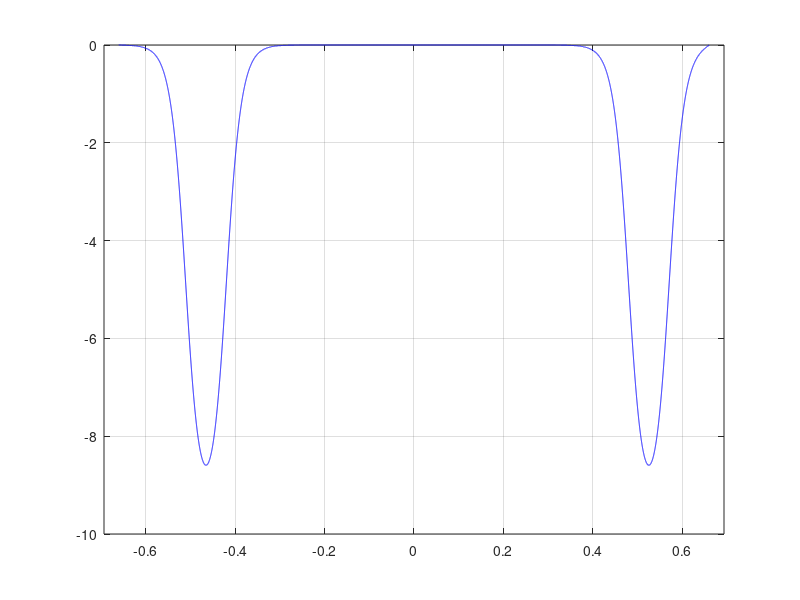

The MATLAB source for this figure:
% February 2014 ELTRAP electrostatic potential

% enter electrode potentials [V]
% prompt is a cell array containing strings
% (which will be the labels of each input box)
prompt={'SH','C8','C7','C6','S4','C5','S2','C4','S8','C2','C1','GND'};
% assign default values (optional, but possibly saves time)
default={'0','-10','0','0','0','0','0','0','0','0','-10','0'};
%dialogue title
dlgtitle = 'Electrode voltages';
% answer will contain the inputs in string format
answer=inputdlg(prompt,dlgtitle,[1 50],default);
% convert values from strings to numbers (voltages)
v(1)=str2num(answer{1});
v(2)=str2num(answer{2});
v(3)=str2num(answer{3});
v(4)=str2num(answer{4});
v(5)=str2num(answer{5});
v(6)=str2num(answer{6});
v(7)=str2num(answer{7});
v(8)=str2num(answer{8});
v(9)=str2num(answer{9});
v(10)=str2num(answer{10});
v(11)=str2num(answer{11});
v(12)=str2num(answer{12});

% enter radial position for V calculation and plot color
prompt1={'Radial position','Plot color'};
default1={'0.000','b'};
answer1=inputdlg(prompt1,'Plot parameters',1,default1);
% save values
r=str2num(answer1{1});

% lengths - inner electrodes shortened 1 mm for the gaps
z(1)=0; z(2)=z(1)+149.5e-3;             % SH
z(3)=z(2)+1e-3; z(4)=z(3)+89e-3;        % C8
z(5)=z(4)+1e-3; z(6)=z(5)+89e-3;        % C7
z(7)=z(6)+1e-3; z(8)=z(7)+89e-3;        % C6
z(9)=z(8)+1e-3; z(10)=z(9)+149e-3;      % S4
z(11)=z(10)+1e-3; z(12)=z(11)+89e-3;    % C5
z(13)=z(12)+1e-3; z(14)=z(13)+149e-3;   % S2
z(15)=z(14)+1e-3; z(16)=z(15)+89e-3;    % C4
z(17)=z(16)+1e-3; z(18)=z(17)+149e-3;   % S8
z(19)=z(18)+1e-3; z(20)=z(19)+89e-3;    % C2
z(21)=z(20)+1e-3; z(22)=z(21)+89e-3;    % C1
z(23)=z(22)+1e-3; z(24)=z(23)+89.5e-3;  % GND


N=12; % number of electrodes
Nmax=3000; % truncation of the series
pace=.5e-4;
zx=z(1):pace:z(24);
L=z(24);
Rw=0.045;
%r=0.042;

term1=0;
phi=zeros(1,length(zx));

for n=1:Nmax
    kn=n*pi/L;
    kn2=kn^2;
    term1=(v(1)*cos(kn*z(1))-v(N)*cos(kn*z(2*N)))/kn;
    term2=0;
    
    for i=1:N-1
        term2=term2+((v(i+1)-v(i))/(z(2*i+1)-z(2*i))*(sin(kn*z(2*i+1))-sin(kn*z(2*i)))/kn2);
    end
    phi=phi+(term1+term2)*besseli(0,kn*r)/besseli(0,kn*Rw)/L*2*sin(kn*zx);
end

plot(zx-L/2,phi,answer1{2}); hold on; grid on
xlim([-1.05*L/2 1.05*L/2])
%xlim([-0.25 0.15])
%y=phi';
%fid=fopen('phi.txt','w');
%fprintf(fid,'%6.6e\n',y);
%fclose(fid)
